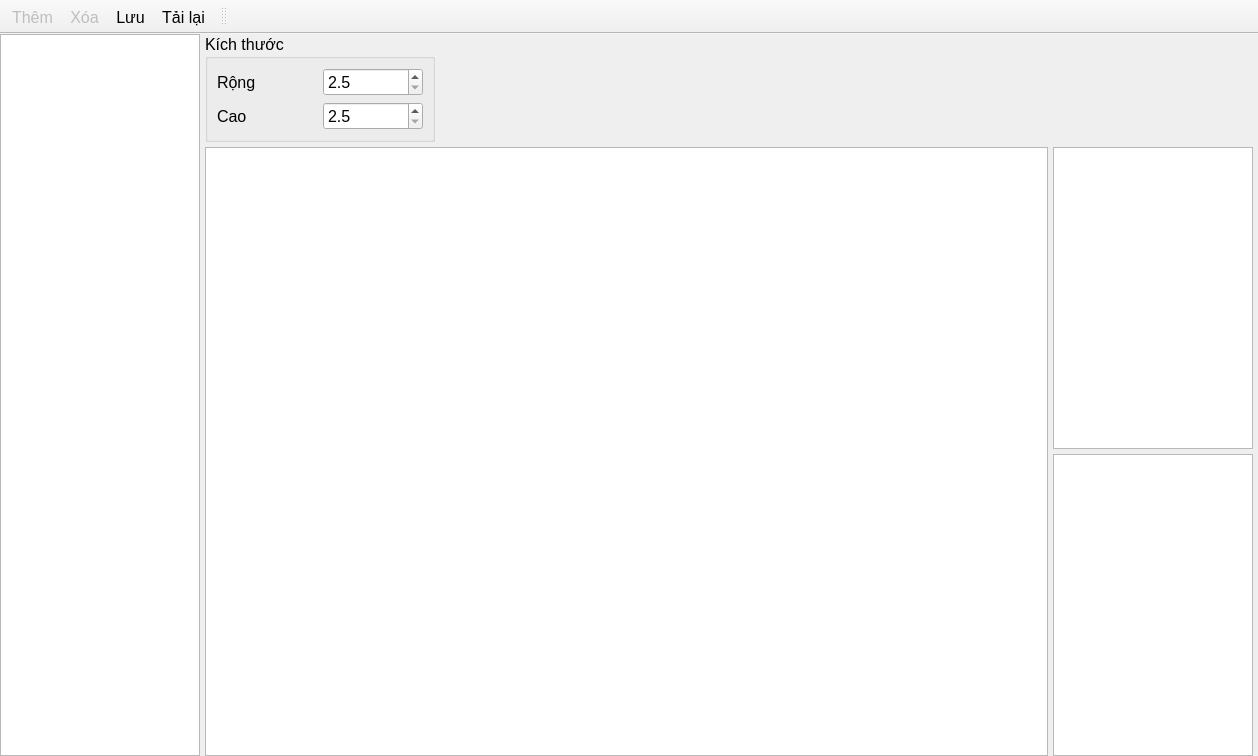
<?xml version="1.0" encoding="UTF-8"?>
<ui version="4.0">
 <class>DesignWindow</class>
 <widget class="QMainWindow" name="DesignWindow">
  <property name="geometry">
   <rect>
    <x>0</x>
    <y>0</y>
    <width>1258</width>
    <height>756</height>
   </rect>
  </property>
  <property name="font">
   <font>
    <pointsize>12</pointsize>
   </font>
  </property>
  <property name="windowTitle">
   <string>MainWindow</string>
  </property>
  <widget class="QWidget" name="centralwidget">
   <layout class="QGridLayout" name="gridLayout_2">
    <property name="leftMargin">
     <number>0</number>
    </property>
    <property name="topMargin">
     <number>0</number>
    </property>
    <property name="rightMargin">
     <number>5</number>
    </property>
    <property name="bottomMargin">
     <number>0</number>
    </property>
    <property name="spacing">
     <number>5</number>
    </property>
    <item row="1" column="3">
     <widget class="HxTableView" name="tbvModelParams">
      <property name="minimumSize">
       <size>
        <width>200</width>
        <height>0</height>
       </size>
      </property>
      <property name="editTriggers">
       <set>QAbstractItemView::NoEditTriggers</set>
      </property>
      <attribute name="horizontalHeaderStretchLastSection">
       <bool>true</bool>
      </attribute>
      <attribute name="verticalHeaderVisible">
       <bool>false</bool>
      </attribute>
      <attribute name="verticalHeaderMinimumSectionSize">
       <number>22</number>
      </attribute>
      <attribute name="verticalHeaderDefaultSectionSize">
       <number>22</number>
      </attribute>
     </widget>
    </item>
    <item row="2" column="3">
     <widget class="HxTableView" name="tbvLotParams">
      <property name="minimumSize">
       <size>
        <width>200</width>
        <height>0</height>
       </size>
      </property>
      <property name="editTriggers">
       <set>QAbstractItemView::NoEditTriggers</set>
      </property>
      <attribute name="horizontalHeaderStretchLastSection">
       <bool>true</bool>
      </attribute>
      <attribute name="verticalHeaderVisible">
       <bool>false</bool>
      </attribute>
      <attribute name="verticalHeaderMinimumSectionSize">
       <number>22</number>
      </attribute>
      <attribute name="verticalHeaderDefaultSectionSize">
       <number>22</number>
      </attribute>
     </widget>
    </item>
    <item row="0" column="0" rowspan="3">
     <widget class="HxTableView" name="tbvDesign">
      <property name="minimumSize">
       <size>
        <width>200</width>
        <height>0</height>
       </size>
      </property>
      <property name="maximumSize">
       <size>
        <width>300</width>
        <height>16777215</height>
       </size>
      </property>
      <property name="font">
       <font>
        <pointsize>12</pointsize>
       </font>
      </property>
      <property name="editTriggers">
       <set>QAbstractItemView::NoEditTriggers</set>
      </property>
      <property name="alternatingRowColors">
       <bool>true</bool>
      </property>
      <attribute name="horizontalHeaderStretchLastSection">
       <bool>true</bool>
      </attribute>
      <attribute name="verticalHeaderVisible">
       <bool>false</bool>
      </attribute>
      <attribute name="verticalHeaderMinimumSectionSize">
       <number>22</number>
      </attribute>
      <attribute name="verticalHeaderDefaultSectionSize">
       <number>22</number>
      </attribute>
     </widget>
    </item>
    <item row="0" column="1">
     <widget class="QGroupBox" name="groupBox">
      <property name="minimumSize">
       <size>
        <width>0</width>
        <height>0</height>
       </size>
      </property>
      <property name="title">
       <string>Kích thước</string>
      </property>
      <layout class="QGridLayout" name="gridLayout_3">
       <item row="0" column="0">
        <widget class="QLabel" name="label">
         <property name="text">
          <string>Rộng</string>
         </property>
        </widget>
       </item>
       <item row="1" column="0">
        <widget class="QLabel" name="label_2">
         <property name="minimumSize">
          <size>
           <width>100</width>
           <height>0</height>
          </size>
         </property>
         <property name="text">
          <string>Cao</string>
         </property>
        </widget>
       </item>
       <item row="0" column="1">
        <widget class="QDoubleSpinBox" name="spxDesignWidth">
         <property name="minimumSize">
          <size>
           <width>100</width>
           <height>0</height>
          </size>
         </property>
         <property name="decimals">
          <number>1</number>
         </property>
         <property name="minimum">
          <double>2.500000000000000</double>
         </property>
         <property name="maximum">
          <double>50.000000000000000</double>
         </property>
         <property name="singleStep">
          <double>0.100000000000000</double>
         </property>
        </widget>
       </item>
       <item row="1" column="1">
        <widget class="QDoubleSpinBox" name="spxDesignHeight">
         <property name="minimumSize">
          <size>
           <width>100</width>
           <height>0</height>
          </size>
         </property>
         <property name="decimals">
          <number>1</number>
         </property>
         <property name="minimum">
          <double>2.500000000000000</double>
         </property>
         <property name="maximum">
          <double>50.000000000000000</double>
         </property>
         <property name="singleStep">
          <double>0.100000000000000</double>
         </property>
        </widget>
       </item>
      </layout>
     </widget>
    </item>
    <item row="0" column="2" rowspan="2">
     <spacer name="horizontalSpacer">
      <property name="orientation">
       <enum>Qt::Horizontal</enum>
      </property>
      <property name="sizeHint" stdset="0">
       <size>
        <width>4000</width>
        <height>20</height>
       </size>
      </property>
     </spacer>
    </item>
    <item row="1" column="1" rowspan="2" colspan="2">
     <widget class="HxTableView" name="tbvBlocks">
      <property name="font">
       <font>
        <pointsize>12</pointsize>
       </font>
      </property>
      <property name="styleSheet">
       <string notr="true"/>
      </property>
      <property name="alternatingRowColors">
       <bool>true</bool>
      </property>
      <attribute name="horizontalHeaderStretchLastSection">
       <bool>true</bool>
      </attribute>
      <attribute name="verticalHeaderVisible">
       <bool>false</bool>
      </attribute>
      <attribute name="verticalHeaderMinimumSectionSize">
       <number>22</number>
      </attribute>
      <attribute name="verticalHeaderDefaultSectionSize">
       <number>22</number>
      </attribute>
     </widget>
    </item>
   </layout>
  </widget>
  <widget class="QToolBar" name="tbrMenu">
   <property name="windowTitle">
    <string>toolBar</string>
   </property>
   <property name="movable">
    <bool>false</bool>
   </property>
   <property name="iconSize">
    <size>
     <width>80</width>
     <height>24</height>
    </size>
   </property>
   <property name="toolButtonStyle">
    <enum>Qt::ToolButtonTextUnderIcon</enum>
   </property>
   <attribute name="toolBarArea">
    <enum>TopToolBarArea</enum>
   </attribute>
   <attribute name="toolBarBreak">
    <bool>false</bool>
   </attribute>
   <addaction name="actionNew"/>
   <addaction name="actionRemove"/>
   <addaction name="actionSave"/>
   <addaction name="actionLoad"/>
  </widget>
  <widget class="QToolBar" name="tbrSearch">
   <property name="windowTitle">
    <string>toolBar_2</string>
   </property>
   <attribute name="toolBarArea">
    <enum>TopToolBarArea</enum>
   </attribute>
   <attribute name="toolBarBreak">
    <bool>false</bool>
   </attribute>
  </widget>
  <action name="actionNew">
   <property name="enabled">
    <bool>false</bool>
   </property>
   <property name="icon">
    <iconset resource="../icons.qrc">
     <normaloff>:/icons/plus_48px.png</normaloff>:/icons/plus_48px.png</iconset>
   </property>
   <property name="text">
    <string>Thêm</string>
   </property>
  </action>
  <action name="actionRemove">
   <property name="enabled">
    <bool>false</bool>
   </property>
   <property name="icon">
    <iconset resource="../icons.qrc">
     <normaloff>:/icons/close_window_48px.png</normaloff>:/icons/close_window_48px.png</iconset>
   </property>
   <property name="text">
    <string>Xóa</string>
   </property>
  </action>
  <action name="actionSave">
   <property name="icon">
    <iconset resource="../icons.qrc">
     <normaloff>:/icons/save_48px.png</normaloff>:/icons/save_48px.png</iconset>
   </property>
   <property name="text">
    <string>Lưu</string>
   </property>
  </action>
  <action name="actionLoad">
   <property name="icon">
    <iconset resource="../icons.qrc">
     <normaloff>:/icons/reset_48px.png</normaloff>:/icons/reset_48px.png</iconset>
   </property>
   <property name="text">
    <string>Tải lại</string>
   </property>
  </action>
 </widget>
 <customwidgets>
  <customwidget>
   <class>HxTableView</class>
   <extends>QTableView</extends>
   <header>HxTableView.h</header>
  </customwidget>
 </customwidgets>
 <resources>
  <include location="../icons.qrc"/>
 </resources>
 <connections/>
</ui>
